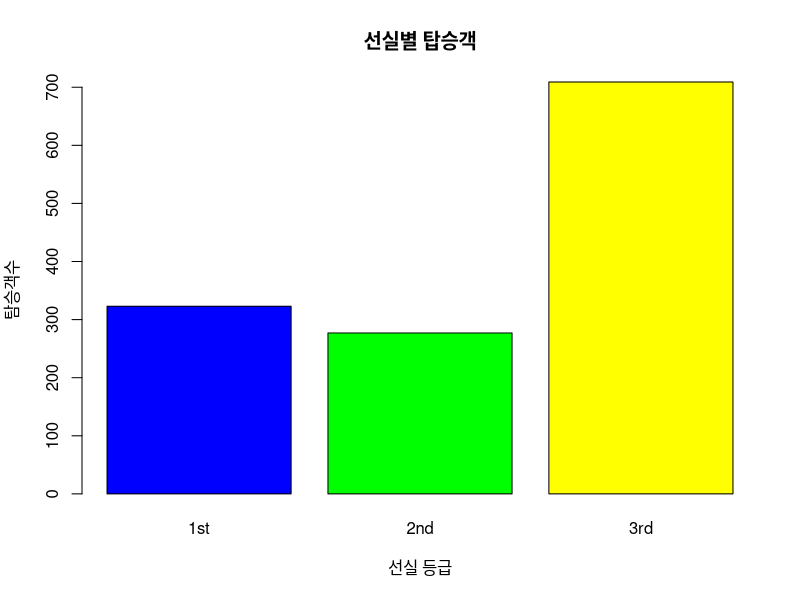
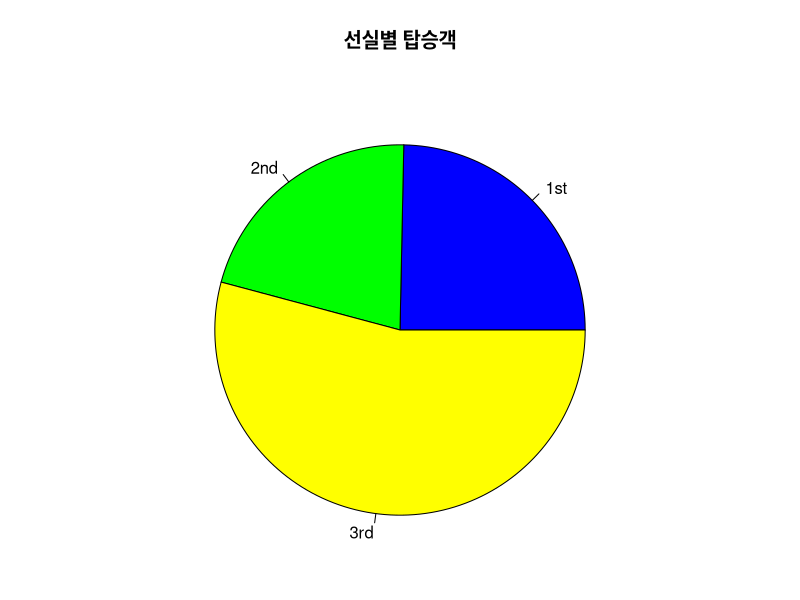

Write the R code that produced these figures, in order.
install.packages("carData")
library(carData)

# (1) 자료 준비
room.class <- TitanicSurvival$passengerClass  # 선실 정보
room.class                

# (2) 도수분포 계산
tbl <- table(room.class)   
tbl
sum(tbl)                                      # 전체 탑승객수 

# (3) 막대그래프 작성
barplot(tbl, main='선실별 탑승객',       
        xlab='선실 등급',
        ylab='탐승객수',
        col=c('blue', 'green', 'yellow'))                    

#(4) 원그래프 작성
tbl/sum(tbl)                                 # 선실별 탑승객 비율
par(mar=c(1,1,4,1))                     
pie(tbl, main='선실별 탑승객',       
    col=c('blue', 'green', 'yellow'))                    
par(mar=c(5.1,4.1,4.1,2.1))